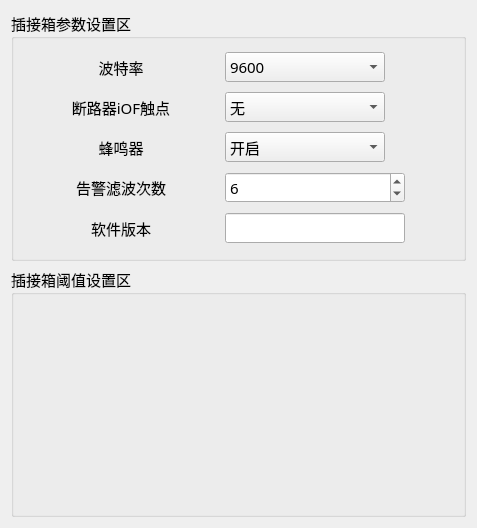
<?xml version="1.0" encoding="UTF-8"?>
<ui version="4.0">
 <class>Set_SiWid</class>
 <widget class="QWidget" name="Set_SiWid">
  <property name="geometry">
   <rect>
    <x>0</x>
    <y>0</y>
    <width>477</width>
    <height>528</height>
   </rect>
  </property>
  <property name="windowTitle">
   <string>Form</string>
  </property>
  <layout class="QGridLayout" name="gridLayout_2">
   <item row="0" column="0">
    <widget class="QGroupBox" name="groupBox_2">
     <property name="font">
      <font>
       <family>微软雅黑</family>
       <pointsize>11</pointsize>
      </font>
     </property>
     <property name="title">
      <string>插接箱参数设置区</string>
     </property>
     <layout class="QGridLayout" name="gridLayout">
      <item row="0" column="0">
       <widget class="QLabel" name="label_7">
        <property name="maximumSize">
         <size>
          <width>100</width>
          <height>16777215</height>
         </size>
        </property>
        <property name="text">
         <string>波特率</string>
        </property>
        <property name="alignment">
         <set>Qt::AlignCenter</set>
        </property>
       </widget>
      </item>
      <item row="0" column="1">
       <widget class="QComboBox" name="baudBox">
        <property name="minimumSize">
         <size>
          <width>120</width>
          <height>30</height>
         </size>
        </property>
        <property name="maximumSize">
         <size>
          <width>160</width>
          <height>16777215</height>
         </size>
        </property>
        <item>
         <property name="text">
          <string>9600</string>
         </property>
        </item>
        <item>
         <property name="text">
          <string>19200</string>
         </property>
        </item>
        <item>
         <property name="text">
          <string>38400</string>
         </property>
        </item>
        <item>
         <property name="text">
          <string>57600</string>
         </property>
        </item>
       </widget>
      </item>
      <item row="1" column="0">
       <widget class="QLabel" name="label_9">
        <property name="maximumSize">
         <size>
          <width>100</width>
          <height>16777215</height>
         </size>
        </property>
        <property name="text">
         <string>断路器iOF触点</string>
        </property>
        <property name="alignment">
         <set>Qt::AlignCenter</set>
        </property>
       </widget>
      </item>
      <item row="1" column="1">
       <widget class="QComboBox" name="iOFBox">
        <property name="minimumSize">
         <size>
          <width>120</width>
          <height>30</height>
         </size>
        </property>
        <property name="maximumSize">
         <size>
          <width>160</width>
          <height>16777215</height>
         </size>
        </property>
        <item>
         <property name="text">
          <string>无</string>
         </property>
        </item>
        <item>
         <property name="text">
          <string>有</string>
         </property>
        </item>
       </widget>
      </item>
      <item row="2" column="0">
       <widget class="QLabel" name="label_8">
        <property name="maximumSize">
         <size>
          <width>100</width>
          <height>16777215</height>
         </size>
        </property>
        <property name="text">
         <string>蜂鸣器</string>
        </property>
        <property name="alignment">
         <set>Qt::AlignCenter</set>
        </property>
       </widget>
      </item>
      <item row="2" column="1">
       <widget class="QComboBox" name="buzzerBox">
        <property name="minimumSize">
         <size>
          <width>120</width>
          <height>30</height>
         </size>
        </property>
        <property name="maximumSize">
         <size>
          <width>160</width>
          <height>16777215</height>
         </size>
        </property>
        <item>
         <property name="text">
          <string>开启</string>
         </property>
        </item>
        <item>
         <property name="text">
          <string>关闭</string>
         </property>
        </item>
       </widget>
      </item>
      <item row="3" column="0">
       <widget class="QLabel" name="label_11">
        <property name="maximumSize">
         <size>
          <width>100</width>
          <height>16777215</height>
         </size>
        </property>
        <property name="text">
         <string>告警滤波次数</string>
        </property>
        <property name="alignment">
         <set>Qt::AlignCenter</set>
        </property>
       </widget>
      </item>
      <item row="3" column="1">
       <widget class="QSpinBox" name="filterspinBox">
        <property name="sizePolicy">
         <sizepolicy hsizetype="Fixed" vsizetype="Fixed">
          <horstretch>0</horstretch>
          <verstretch>0</verstretch>
         </sizepolicy>
        </property>
        <property name="minimumSize">
         <size>
          <width>180</width>
          <height>0</height>
         </size>
        </property>
        <property name="maximumSize">
         <size>
          <width>180</width>
          <height>16777215</height>
         </size>
        </property>
        <property name="minimum">
         <number>5</number>
        </property>
        <property name="maximum">
         <number>200</number>
        </property>
        <property name="value">
         <number>6</number>
        </property>
       </widget>
      </item>
      <item row="4" column="0">
       <widget class="QLabel" name="label_12">
        <property name="maximumSize">
         <size>
          <width>100</width>
          <height>16777215</height>
         </size>
        </property>
        <property name="text">
         <string>软件版本</string>
        </property>
        <property name="alignment">
         <set>Qt::AlignCenter</set>
        </property>
       </widget>
      </item>
      <item row="4" column="1">
       <widget class="QLineEdit" name="verlineEdit">
        <property name="sizePolicy">
         <sizepolicy hsizetype="Fixed" vsizetype="Fixed">
          <horstretch>0</horstretch>
          <verstretch>0</verstretch>
         </sizepolicy>
        </property>
        <property name="minimumSize">
         <size>
          <width>180</width>
          <height>0</height>
         </size>
        </property>
        <property name="maximumSize">
         <size>
          <width>180</width>
          <height>16777215</height>
         </size>
        </property>
       </widget>
      </item>
     </layout>
    </widget>
   </item>
   <item row="1" column="0">
    <widget class="QGroupBox" name="groupBox">
     <property name="minimumSize">
      <size>
       <width>420</width>
       <height>0</height>
      </size>
     </property>
     <property name="font">
      <font>
       <family>微软雅黑</family>
       <pointsize>11</pointsize>
      </font>
     </property>
     <property name="title">
      <string>插接箱阈值设置区</string>
     </property>
    </widget>
   </item>
  </layout>
 </widget>
 <resources/>
 <connections/>
</ui>
